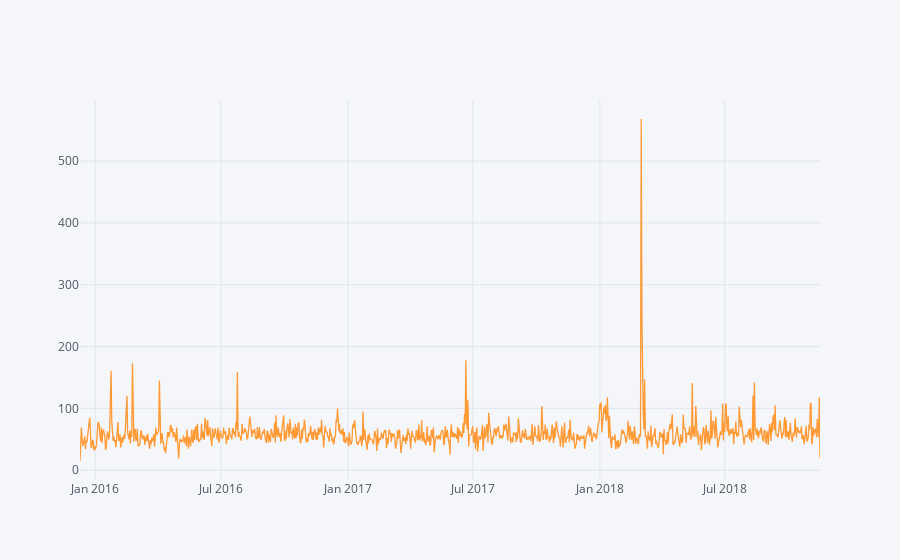

The notebook cell saved with this chart:
### Markdown cell above
## 911 calls for Fire

### Code cell
df[df['Reason']=='Fire'].groupby('Date').count()['lat'].iplot(kind='line')

### Figure 1 — Plotly figure (JSON) as saved in the notebook; plotly's stock layout.template omitted (floating-point values rounded to 4 significant figures; data arrays with more than 128 entries replaced by an {"elided": "..."} marker saying what was removed)
{"data": [{"line": {"color": "rgba(255, 153, 51, 1.0)", "dash": "solid", "shape": "linear", "width": 1.3}, "mode": "lines", "name": "lat", "text": "", "type": "scatter", "uid": "0bb923a0-727f-4ca6-8fd7-29d06e47749a", "x": {"elided": "1073 str values"}, "y": {"elided": "1073 int values"}}], "layout": {"legend": {"bgcolor": "#F5F6F9", "font": {"color": "#4D5663"}}, "paper_bgcolor": "#F5F6F9", "plot_bgcolor": "#F5F6F9", "title": {"font": {"color": "#4D5663"}}, "xaxis": {"gridcolor": "#E1E5ED", "showgrid": true, "tickfont": {"color": "#4D5663"}, "title": {"font": {"color": "#4D5663"}, "text": ""}, "zerolinecolor": "#E1E5ED"}, "yaxis": {"gridcolor": "#E1E5ED", "showgrid": true, "tickfont": {"color": "#4D5663"}, "title": {"font": {"color": "#4D5663"}, "text": ""}, "zerolinecolor": "#E1E5ED"}}}
